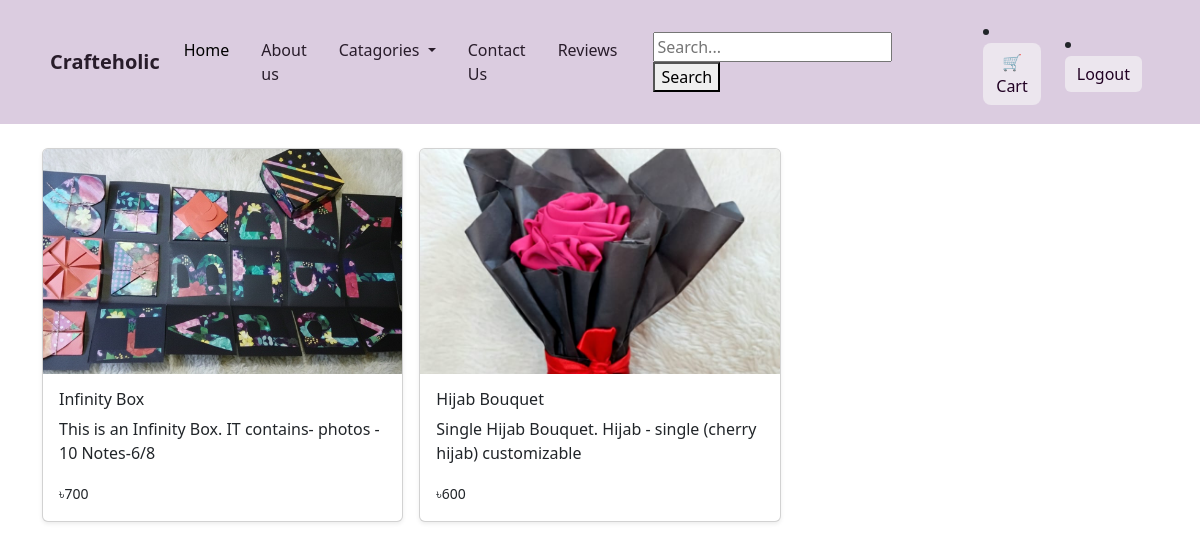
The page /category/custom/ (signed in) on the database its author committed.
### Home/models.py (models this page shows, shortened)
class Product(models.Model):
    CATEGORY_CHOICES = [
        ('resin', 'Resin Art'),
        ('custom', 'Customised Work'),
        ('chocolate', 'Chololate Box'),
        ('ScrapBook', 'Scrapbook'),
    ]
    name = models.CharField(max_length=200)
    category = models.CharField(max_length=50, choices=CATEGORY_CHOICES)
    price = models.PositiveIntegerField()
    image = models.ImageField(upload_to='products/')
    short_description = models.TextField(max_length=300, blank=True)
    is_featured = models.BooleanField(default=False)
    created_at = models.DateTimeField(auto_now_add=True)

### Home/views.py (the view)
# urls.py: path('category/<str:category>/', views.category_products, name='category_products'),
def category_products(request, category):
    products = Product.objects.filter(category=category)
    return render(request, 'Home/product.html', {'products': products})

### crafteholic/templates/Home/product.html (shortened to what this page needs)
{% extends "base.html" %}
{% load static %}
{% block body %}
<div class="container my-4">
  <div class="row row-cols-1 row-cols-sm-2 row-cols-md-3 g-3">
    {% for product in products %}
    <div class="col">
      <div class="card shadow-sm h-100">
        {% if product.image %}
          <img src="{{ product.image.url }}" class="card-img-top" alt="{{ product.name }}"
               style="height:225px; object-fit:cover; cursor:pointer;"
               data-bs-toggle="modal" data-bs-target="#productModal{{ product.id }}">
        {% else %}
          <img src="{% static 'images/no-image.png' %}" class="card-img-top" alt="{{ product.name }}"
               style="height:225px; object-fit:cover; cursor:pointer;"
               data-bs-toggle="modal" data-bs-target="#productModal{{ product.id }}">
        {% endif %}
        <div class="card-body">
          <h6>{{ product.name }}</h6>
          <p>{{ product.short_description }}</p>
          <small>৳{{ product.price }}</small>
        </div>
      </div>
    </div>
    {% endfor %}
  </div>
</div>
{% endblock body %}

### rows shown on the page
Product: image (picture), name "Infinity Box", short_description "This is an Infinity Box. IT contains- photos - 10 Notes-6/8", price "700"
Product: image (picture), name "Hijab Bouquet", short_description "Single Hijab Bouquet. Hijab - single (cherry hijab) customizable", price "600"
